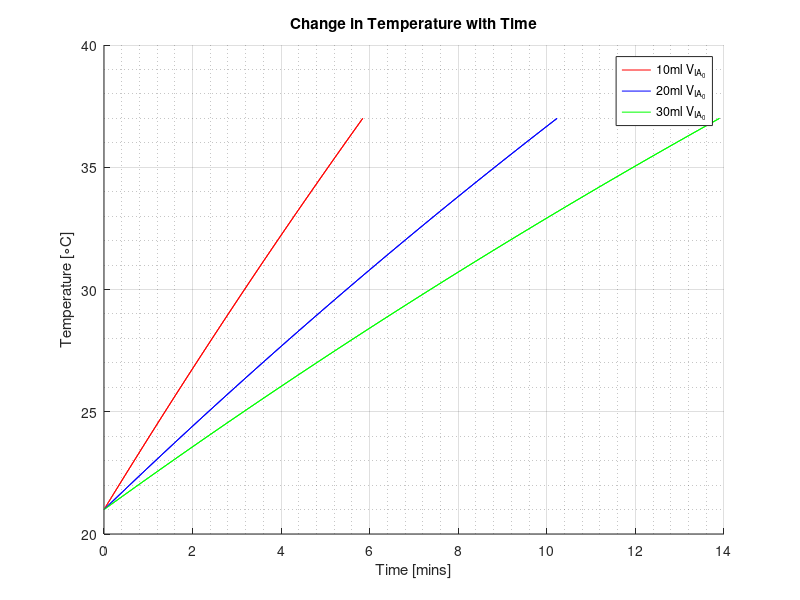
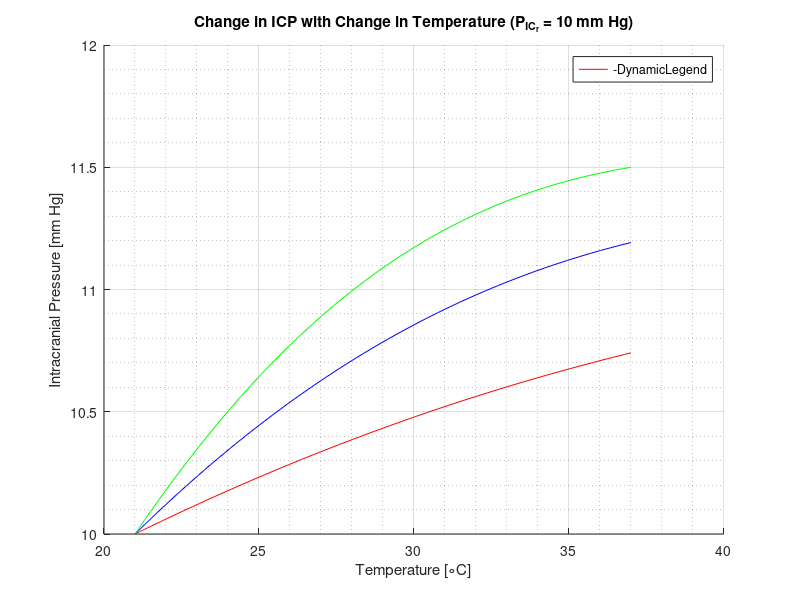
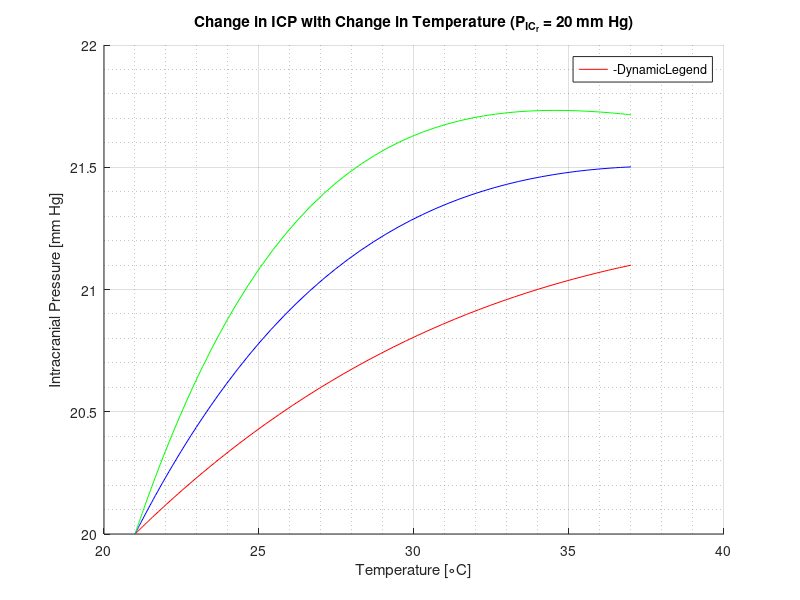
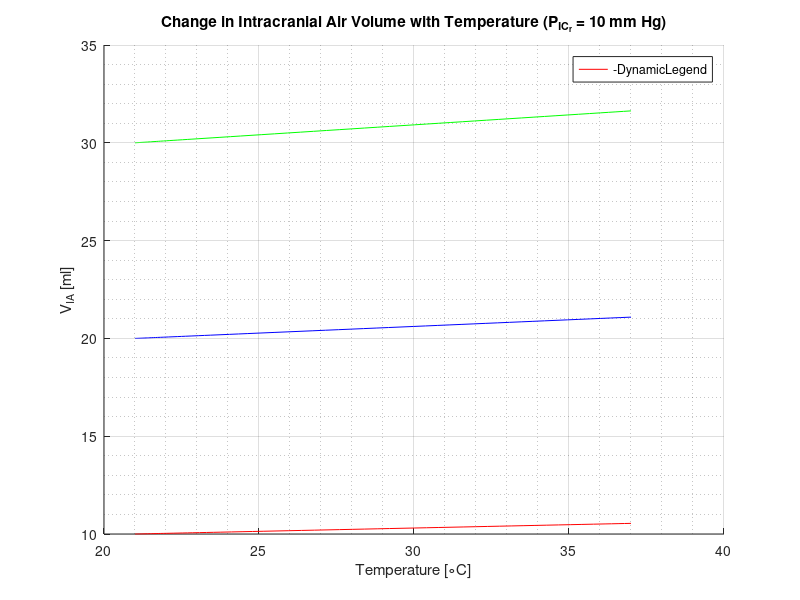

These figures' MATLAB source, in order:
% A Mathematical Modelling Study of the Effects of Air Expansion Inside the
% Brain on the Intracranial Pressure
% Effects of Temperature

% Monash University Malaysia - Final Year Project
% Written by Viruj BALA SOUPRAMANIEN (27273652)
% Last modified: 20/9/19

clc; clear all; close all;

% Parameters
PICr=[10 20]*133.322; % Resting intracranial pressure (Pa)
PVI=12.6*1e-6; % Pressure-volume index (m^3)
R=16.1*8.0124e9; % Outflow resistance (Pa/(m^3.s))
VIA0=[10 20 30]*1e-6; % Initial intracranial volume (m^3)
Ti=294.15; % Initial body temperature (K)
Tf=310.15; % Final body temperature (K)
Ta=311.15; % Warming temperature (K)
h=8; % Blood convective heat transfer coefficient (W/(m^2.K))
rhob=1050; % Blood density (kg/m^3)
cb=3800; % Blood specific heat capacity (J/(kg.K))
k=0.582; % Blood thermal conductivity (W/(m.K))
H0=470000; % Enthalpy of net chemical reaction of O2 and glucose (J/mol)
Hb=28000; % Energy used to release oxygen from hemoglobin (J/mol)
O2=8; % O2 concentration in blood (mol/m^3)
OEF=1.01; % O2 extraction fraction
rho=1100; % Tissue density (kg/m^3)
CBF=1.25*1e-5; % Blood flow (m^3/s)
delT=0.87; % Blood and tissue temperature difference (K)
Vb=0.0014; % Cranial volume (m^3)
mb=1.4; % Mass of brain (kg)
Eg=Vb*rho*CBF*((H0-Hb)*O2*OEF-rhob*cb*delT)/mb; % Metabolic heat generation (W)

% Mathematical constant
K=1/(0.4343*PVI);

for m=1:length(VIA0)
    r(m)=(0.75*VIA0(m)/pi).^(1/3); % Radius of air bubble (m)
    % Applicability of lump capacitance model
    Bi=h*r/3/k; % Biot number
    if Bi<0.1
        As=4*pi*r(m)^2; % Surface area of air bubble (m^2)
        tcons=rhob*cb*VIA0(m)./(As*h); % Thermal time constant (s)
        a=1/tcons;
        b=(As*h*(Tf-Ti)+Eg)/(rhob*VIA0(m)*cb);
        dt(m)=-tcons*log((Tf-Ta-tcons*b)/(Ti-Ta-tcons*b)); % Time to warm body (s)
        Temp=@(t)Ta+(Ti-Ta)*exp(-a*t)+tcons*b*(1-exp(-a*t)); % Temperature distribution (K)
        dT=@(t)-a*(Ti-Ta)*exp(-a*t)+b*exp(-a*t); % Rate of change of temperature (K/s)
        A=VIA0(m)./Ti; % From Charles Law: V1/T1=V2/T2 (A=V_IA/T_f) (m^3/K)
        dVdt=@(t)A.*dT(t); % Rate of change of intracranial air volume (m^3/s)
        for l=1:length(PICr)
            dPdt=@(t,P)(K*P/R)*(PICr(l)+R*dVdt(t)-P); % Equation 8
            [t,P]=ode45(dPdt,[0 dt(m)],PICr(l)); % Solving equation 8
            icp{l,m}=P/133.322; % Intracranial pressure (mm Hg)
            iav{l,m}=A.*Temp(t)*1e6; % Intracranial air volume (ml)
            T{l,m}=Temp(t)-273.15; % Body temperature (C)
            time{l,m}=t/60; % Time taken (mins)
            delV{l,m}=dVdt(t)*1e9; % Rate of change of intracranial air volume (ul/s)
            DelT{l,m}=dT(t); % Rate of change of temperature with time (C/s)
        end
    else
        disp('Biot number>0.1 -> Lump capacitance model n/a')
    end
end

[v,w]=size(icp);
PICr=PICr/133.322;
VIA0=VIA0/1e-6;
lines={'r','b','g'};

for x=1:v
    for y=1:w
        figure(1)
        hold on
        plot(time{x,y},T{x,y},lines{y})
        if x==1
            c=2;
        else
            c=3;
        end
        figure(c)
        hold on
        plot(T{x,y},icp{x,y},lines{y},'DisplayName',[num2str(VIA0(y)),'ml V_{IA}_{_0}'])
        title(sprintf('Change in ICP with Change in Temperature (P_{IC}_{_r} = %s mm Hg)',num2str(PICr(x))))
        xlabel('Temperature [\circC]')
        ylabel('Intracranial Pressure [mm Hg]')
        legend('-DynamicLegend','Location','best')
        grid on
        grid minor
        
        figure(c+2)
        hold on
        plot(T{x,y},iav{x,y},lines{y},'DisplayName',[num2str(VIA0(y)),'ml V_{IA}_{_0}'])
        title(sprintf('Change in Intracranial Air Volume with Temperature (P_{IC}_{_r} = %s mm Hg)',num2str(PICr(x))))
        xlabel('Temperature [\circC]')
        ylabel('V_{IA} [ml]')
        legend('-DynamicLegend','Location','best')
        grid on
        grid minor
        
        figure(c+4)
        hold on
        plot(T{x,y},delV{x,y},lines{y},'DisplayName',[num2str(VIA0(y)),'ml V_{IA}_{_0}'])
        title(sprintf('Rate of Change of Intracranial Air Volume with Temperature (P_{IC}_{_r} = %s mm Hg)',num2str(PICr(x))))
        xlabel('Temperature [\circC]')
        ylabel('dV_{IA}/dt [\mul/s]')
        legend('-DynamicLegend','Location','best')
        grid on
        grid minor
        
        figure(c+6)
        hold on
        plot(DelT{x,y},delV{x,y},lines{y},'DisplayName',[num2str(VIA0(y)),'ml V_{IA}_{_0}'])
        title(sprintf('Rate of Change of Temperature with Change in Volume (P_{IC}_{_r} = %s mm Hg)',num2str(PICr(x))))
        xlabel('dT_{IA}/dt [\circC/mins]')
        ylabel('dV_{IA}/dt [\mul/s]')
        legend('-DynamicLegend','Location','best')
        grid on
        grid minor
    end
end

figure(1)
title(sprintf('Change in Temperature with Time'))
xlabel('Time [mins]')
ylabel('Temperature [\circC]')
legend({'10ml V_{IA}_{_0}','20ml V_{IA}_{_0}','30ml V_{IA}_{_0}'},'Location','best')
grid on
grid minor
